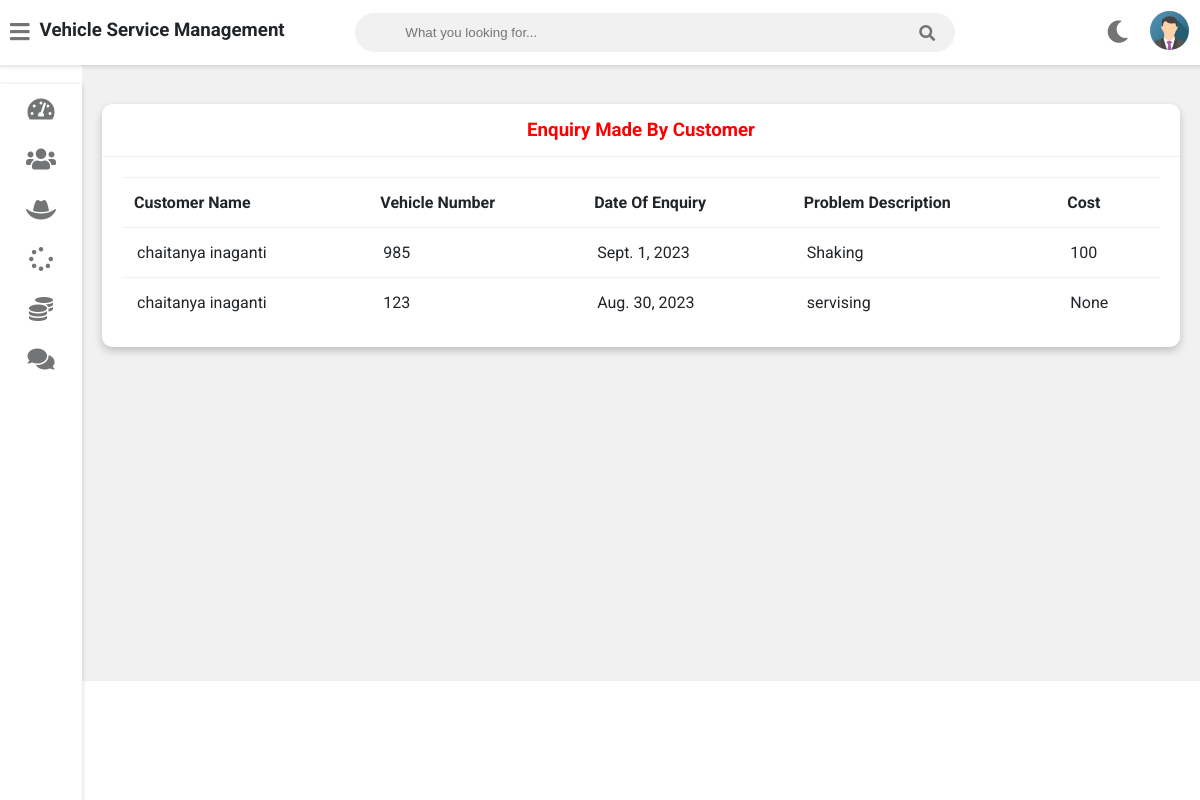
Screenshot of /admin-view-customer-enquiry (signed in) with the database file from the repository.
### vehicleserviceapp/models.py (models this page shows, shortened)
class Customer(models.Model):
    user=models.OneToOneField(User,on_delete=models.CASCADE)
    profile_pic= models.ImageField(upload_to='profile_pic/CustomerProfilePic/',null=True,blank=True)
    address = models.CharField(max_length=40)
    mobile = models.CharField(max_length=20,null=False)
    @property
    def get_name(self):
        return self.user.first_name+" "+self.user.last_name

class Request(models.Model):
    cat=(('two wheeler with gear','two wheeler with gear'),('two wheeler without gear','two wheeler without gear'),('three wheeler','three wheeler'),('four wheeler','four wheeler'))
    category=models.CharField(max_length=50,choices=cat)
    vehicle_no=models.PositiveIntegerField(null=False)
    vehicle_name = models.CharField(max_length=40,null=False)
    vehicle_model = models.CharField(max_length=40,null=False)
    vehicle_brand = models.CharField(max_length=40,null=False)
    problem_description = models.CharField(max_length=500,null=False)
    date=models.DateField(auto_now=True)
    cost=models.PositiveIntegerField(null=True)
    customer=models.ForeignKey('Customer', on_delete=models.CASCADE,null=True)
    mechanic=models.ForeignKey('Mechanic',on_delete=models.CASCADE,null=True)
    stat=(('Pending','Pending'),('Approved','Approved'),('Repairing','Repairing'),('Repairing Done','Repairing Done'),('Released','Released'))
    status=models.CharField(max_length=50,choices=stat,default='Pending',null=True)

### vehicleserviceapp/views.py (the view)
# urls.py: path('admin-view-customer-enquiry', views.admin_view_customer_enquiry_view,name='admin-view-customer-enquiry'),
@login_required(login_url='adminlogin')
def admin_view_customer_enquiry_view(request):
    enquiry=models.Request.objects.all().order_by('-id')
    customers=[]
    for enq in enquiry:
        customer=models.Customer.objects.get(id=enq.customer_id)
        customers.append(customer)
    return render(request,'vehicle/admin_view_customer_enquiry.html',{'data':zip(customers,enquiry)})

### templates/vehicle/admin_view_customer_enquiry.html
{% extends 'vehicle/adminbase.html' %}
{% block content %}
	<div class="wrapper">
		<div class="row">
			<div class="col-12 col-m-12 col-sm-12">
				<div class="card">
					<div class="card-header">
						<h3 style="color:red; text-align:center" >Enquiry Made By Customer
						</h3>
					</div>
					<div class="card-content">
						<table>
							<thead>
                <tr>
                  <th>Customer Name</th>
                  <th>Vehicle Number</th>
                  <th>Date Of Enquiry</th>
                  <th>Problem Description</th>
									<th>Cost</th>
                </tr>
							</thead>
							<tbody>
                {% for c,r in data %}
                <tr>
                  <td> {{c.get_name}}</td>
                  <td> {{r.vehicle_no}}</td>
                  <td> {{r.date}}</td>
                  <td>{{r.problem_description}}</td>
									<td>{{r.cost}}</td>
                </tr>
                {% endfor %}
							</tbody>
						</table>
					</div>
				</div>
			</div>
		</div>
<br><br><br><br><br><br><br><br><br><br><br><br><br><br><br><br>
	</div>
{% endblock content %}

### static/style.css (style rules this page uses)
:root { --primary-color: #4834d4; --success-color: #6ab04c; --warning-color: #f0932b; --danger-color: #eb4d4b; --light-color: #212529; --light-second-color: #727475; --light-background: #ffffff; --light-second-background: #f1f1f1; --dark-color: #909090; --dark-second-color: #f5f6fa; --dark-background: #23242D; --dark-second-background: #181818; }
.light { --main-bg-color: var(--light-background); --second-bg-color: var(--light-second-background); --main-color: var(--light-color); --second-color: var(--light-second-color); }
* { box-sizing: border-box; }
body { font-family: 'Roboto', sans-serif; background: var(--main-bg-color); color: var(--main-color); margin: 0; }
.wrapper { padding: 10px; margin-left: 82px; padding-top: 75px; background: var(--second-bg-color); transition: margin-left .5s; }
.row { display: flex; flex-wrap: wrap; flex-direction: row; }
.row:after, .row:before { box-sizing: border-box; }
[class*="col-"] { padding: 10px; }
@media only screen and (min-width: 600px) { .col-sm-12 { width: 100%; } }
@media only screen and (min-width: 768px) { .col-m-12 { width: 100%; } }
@media only screen and (min-width: 992px) { .col-12 { width: 100%; } }
.card { background: var(--main-bg-color); color: var(--main-color); border-radius: 10px; margin-bottom: 10px; box-shadow: 0 4px 8px 0 rgba(0,0,0,0.2); }
.card-header { padding: 15px 30px; border-bottom: 1px solid var(--second-bg-color); position: relative; }
.card-header h3 { margin: 0; }
.card-content { padding: 20px; overflow-x: auto; }
table { border-collapse: collapse; width: 100%; }
table td { border-top: 1px solid var(--second-bg-color); padding: 15px; }
table th { border-top: 1px solid var(--second-bg-color); border-bottom: 1px solid var(--second-bg-color); padding: 15px 12px; text-align: left; }

### rows the page displays
Customer: get_name "chaitanya inaganti", vehicle_no "985", date "Sept. 1, 2023", problem_description "Shaking", cost "100", vehicle_no "123", date "Aug. 30, 2023", problem_description "servising", cost "None"
